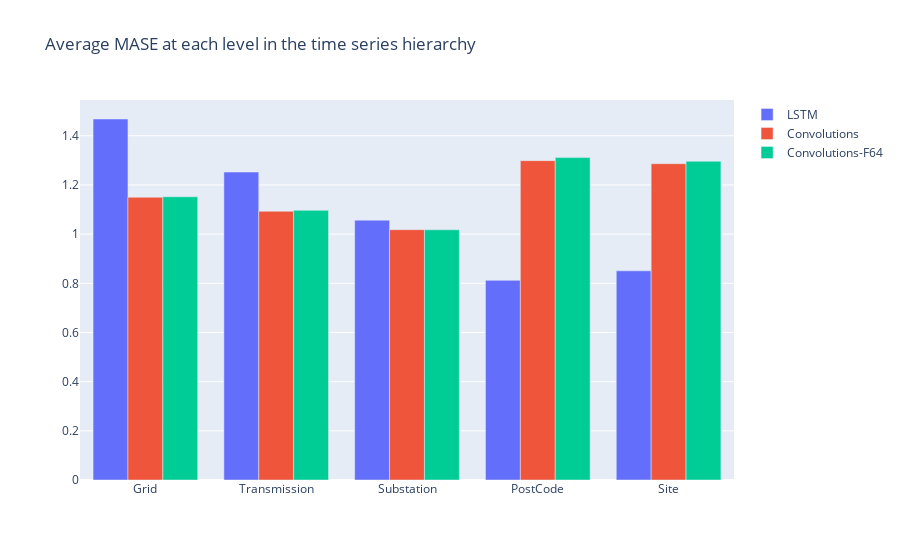

Here is the notebook cell this chart was saved with:
### Code cell
x_vals = ['Grid', 'Transmission', 'Substation', 'PostCode', 'Site']
fig = go.Figure(data=[
    go.Bar(name='LSTM', x=x_vals, y=level_results_lstm),
    go.Bar(name='Convolutions', x=x_vals, y=level_results_tcn),
    go.Bar(name='Convolutions-F64', x=x_vals, y=level_results_tcn2)
])
# Change the bar mode
fig.update_layout(barmode='group')
fig.update_layout(title='Average MASE at each level in the time series hierarchy')
fig.show()

### Figure 1 — Plotly figure (JSON) as saved in the notebook; plotly's stock layout.template omitted (floating-point values rounded to 4 significant figures)
{"data": [{"name": "LSTM", "type": "bar", "x": ["Grid", "Transmission", "Substation", "PostCode", "Site"], "y": [1.468, 1.252, 1.057, 0.8121, 0.8507]}, {"name": "Convolutions", "type": "bar", "x": ["Grid", "Transmission", "Substation", "PostCode", "Site"], "y": [1.15, 1.093, 1.018, 1.299, 1.286]}, {"name": "Convolutions-F64", "type": "bar", "x": ["Grid", "Transmission", "Substation", "PostCode", "Site"], "y": [1.152, 1.097, 1.018, 1.311, 1.296]}], "layout": {"barmode": "group", "title": {"text": "Average MASE at each level in the time series hierarchy"}}}
